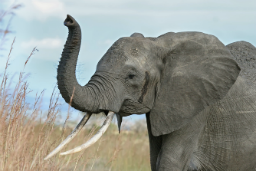
#> input picture scipy/data/elephant.png, 256 x 171 px
$ jupyter execute --allow-errors 'Checkpoint 16 & 17.ipynb'   (shell and % lines are left out)   (older library calls are emulated)
#> lines starting #> are read from the running program, lines starting #| are printed output that depends on the picture
[cell 1]
import numpy as np
from scipy import stats  # same for other sub-modules

[cell 2]
import numpy as np
import matplotlib.pyplot as plt

[cell 3]
from scipy import io as spio
a = np.ones((3, 3))
spio.savemat('file.mat', {'a': a}) # savemat expects a dictionary
#> (the rest of this cell did not finish here and is left out)

[cell 4]
from scipy import misc
#> (the rest of this cell did not finish here and is left out)

[cell 5]
from scipy import linalg
arr = np.array([[1, 2],
                [3, 4]])
#> arr = [[1, 2], [3, 4]]
linalg.det(arr)

arr = np.array([[3, 2],
                [6, 4]])
linalg.det(arr)

#> (the rest of this cell did not finish here and is left out)

[cell 6]
arr = np.array([[1, 2],
                [3, 4]])
iarr = linalg.inv(arr)
iarr


np.allclose(np.dot(arr, iarr), np.eye(2))

[cell 7]
arr = np.array([[3, 2],
                [6, 4]])
#> (the rest of this cell did not finish here and is left out)

[cell 8]
arr = np.arange(9).reshape((3, 3)) + np.diag([1, 0, 1])
uarr, spec, vharr = linalg.svd(arr)

[cell 9]
spec
sarr = np.diag(spec)
svd_mat = uarr.dot(sarr).dot(vharr)
np.allclose(svd_mat, arr)

[cell 10]
time_step = 0.02
period = 5.
time_vec = np.arange(0, 20, time_step)
sig = np.sin(2 * np.pi / period * time_vec) + \
      0.5 * np.random.randn(time_vec.size)

[cell 11]
from scipy import fftpack
sample_freq = fftpack.fftfreq(sig.size, d=time_step)
sig_fft = fftpack.fft(sig)

[cell 12]
pidxs = np.where(sample_freq > 0)
freqs, power = sample_freq[pidxs], np.abs(sig_fft)[pidxs]
freq = freqs[power.argmax()]

[cell 13]
import pylab as plt

plt.figure()
plt.plot(freqs, power)
plt.xlabel('Frequency [Hz]')
plt.ylabel('plower')
axes = plt.axes([0.3, 0.3, 0.5, 0.5])
plt.title('Peak frequency')
plt.plot(freqs[:8], power[:8])
plt.setp(axes, yticks=[])
plt.show()
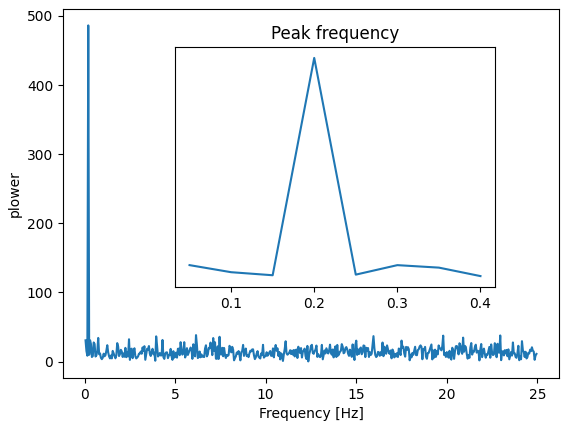
#> figure drawn by matplotlib, 2 panels; panel 1: curve peaks at x = 0.2, y = 486.3

[cell 14]
freq = freqs[power.argmax()]
np.allclose(freq, 1./period)  # check that correct freq is found

[cell 15]
sig_fft[np.abs(sample_freq) > freq] = 0

[cell 16]
main_sig = fftpack.ifft(sig_fft)

[cell 17]
plt.figure()
plt.plot(time_vec, sig)
plt.plot(time_vec, main_sig, linewidth=3)
plt.xlabel('Time [s]')
plt.ylabel('Amplitude')
plt.show()
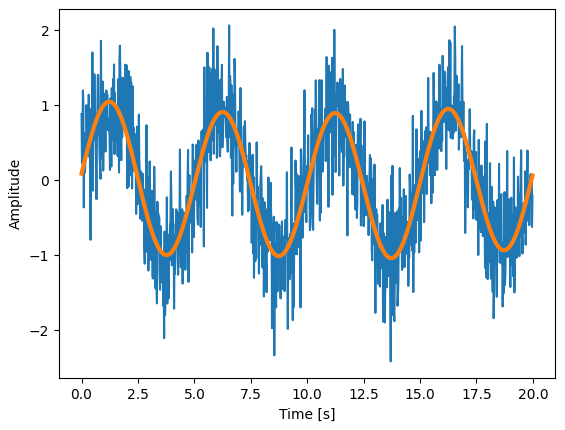
#> figure drawn by matplotlib, 1 panel; curve peaks at x = 6.54, y = 2.06; curve peaks at x = 1.22, y = 1.05

[cell 18]
"""
Discover the periods in data/populations.txt
"""

#> (the rest of this cell did not finish here and is left out)

[cell 19]
"""
Simple image blur by convolution with a Gaussian kernel
"""

# read image
img = plt.imread('data/elephant.png')
#> img is the input picture: shape (171, 256, 4) float32; mean R, G, B, A 0.572, 0.587, 0.561, 1

# prepare an 1-D Gaussian convolution kernel
t = np.linspace(-10, 10, 30)
bump = np.exp(-0.1*t**2)
bump /= np.trapz(bump) # normalize the integral to 1

# make a 2-D kernel out of it
kernel = bump[:, np.newaxis] * bump[np.newaxis, :]

# padded fourier transform, with the same shape as the image
kernel_ft = fftpack.fft2(kernel, shape=img.shape[:2], axes=(0, 1))
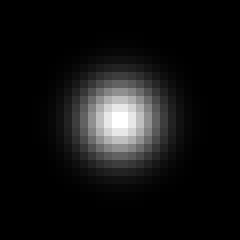
#> kernel: shape (30, 30) float64 (shown 8 times larger); min 3.12e-11, max 0.0148, mean 0.00111; drawn with min black and max white

# convolve
img_ft = fftpack.fft2(img, axes=(0, 1))
img2_ft = kernel_ft[:, :, np.newaxis] * img_ft
img2 = fftpack.ifft2(img2_ft, axes=(0, 1)).real
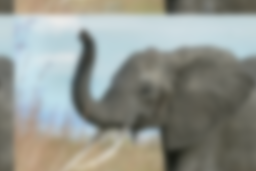
#> img2: shape (171, 256, 4) float64; mean of channels 0, 1, 2, 3 0.572, 0.587, 0.561, 1; transparent parts drawn white

# clip values to range
img2 = np.clip(img2, 0, 1)

# plot output
plt.imshow(img2)
plt.show()

# Further exercise (only if you are familiar with this stuff):
#
# A "wrapped border" appears in the upper left and top edges of the
# image. This is because the padding is not done correctly, and does
# not take the kernel size into account (so the convolution "flows out
# of bounds of the image").  Try to remove this artifact.

[cell 20]
from scipy import optimize

[cell 21]
def f(x):
    return x**2 + 10*np.sin(x)

[cell 22]
x = np.arange(-10, 10, 0.1)
plt.plot(x, f(x))
plt.show()
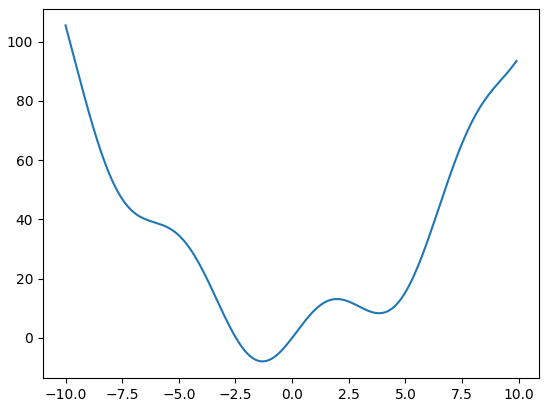
#> figure drawn by matplotlib, 1 panel; curve peaks at x = -10, y = 105.4

[cell 23]
optimize.fmin_bfgs(f, 0)

[cell 24]
optimize.fmin_bfgs(f, 3, disp=0)

[cell 25]
optimize.basinhopping(f, 0)

[cell 26]
xmin_local = optimize.fminbound(f, 0, 10)
xmin_local

[cell 27]
root = optimize.fsolve(f, 1)  # our initial guess is 1
root

[cell 28]
root2 = optimize.fsolve(f, -2.5)
root2

[cell 29]
xdata = np.linspace(-10, 10, num=20)
ydata = f(xdata) + np.random.randn(xdata.size)

[cell 30]
def f2(x, a, b):
    return a*x**2 + b*np.sin(x)

[cell 31]
guess = [2, 2]
params, params_covariance = optimize.curve_fit(f2, xdata, ydata, guess)
params

[cell 32]
grid = (-10, 10, 0.1)
xmin_global = optimize.brute(f, (grid,))
xmin_local = optimize.fminbound(f, 0, 10)
root = optimize.fsolve(f, 1)  # our initial guess is 1
root2 = optimize.fsolve(f, -2.5)

fig = plt.figure()
ax = fig.add_subplot(111)
ax.plot(x, f(x), 'b-', label="f(x)")
ax.plot(x, f2(x, *params), 'r--', label="Curve fit result")
xmins = np.array([xmin_global[0], xmin_local])
ax.plot(xmins, f(xmins), 'go', label="Minima")
roots = np.array([root, root2])
ax.plot(roots, f(roots), 'kv', label="Roots")
ax.legend()
ax.set_xlabel('x')
ax.set_ylabel('f(x)')
plt.show()
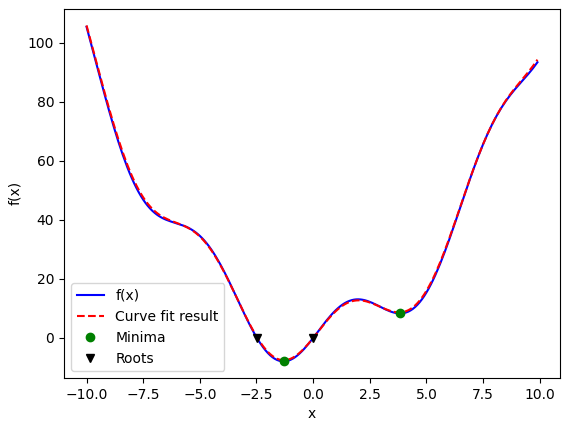
#> figure drawn by matplotlib, 1 panel; curve peaks at x = -10, y = 105.4; curve peaks at x = -10, y = 105.9

[cell 33]
from mpl_toolkits.mplot3d import Axes3D


def sixhump(x):
    return (4 - 2.1*x[0]**2 + x[0]**4 / 3.) * x[0]**2 + x[0] * x[1] + (-4 + \
        4*x[1]**2) * x[1] **2

x = np.linspace(-2, 2)
y = np.linspace(-1, 1)
xg, yg = np.meshgrid(x, y)

plt.figure()  # simple visualization for use in tutorial
plt.imshow(sixhump([xg, yg]))
plt.colorbar()

fig = plt.figure()
ax = fig.add_subplot(111, projection='3d')
surf = ax.plot_surface(xg, yg, sixhump([xg, yg]), rstride=1, cstride=1,
                       cmap=plt.cm.jet, linewidth=0, antialiased=False)

ax.set_xlabel('x')
ax.set_ylabel('y')
ax.set_zlabel('f(x, y)')
ax.set_title('Six-hump Camelback function')

plt.show()
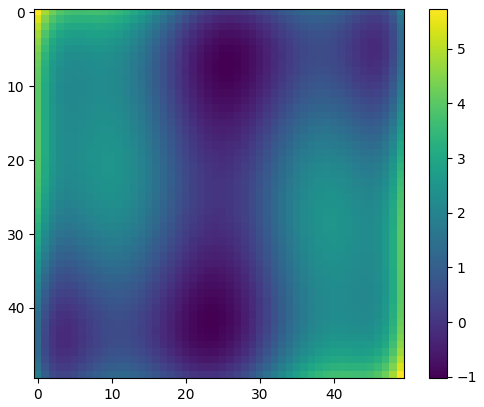
#> figure drawn by matplotlib, 2 panels
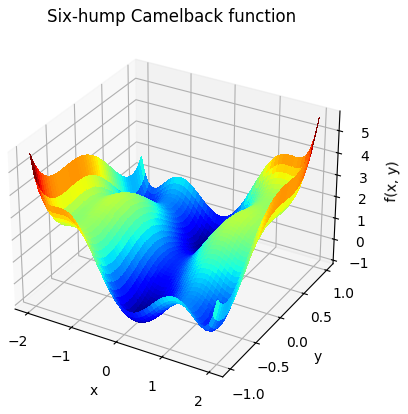
#> figure drawn by matplotlib, 1 panel
